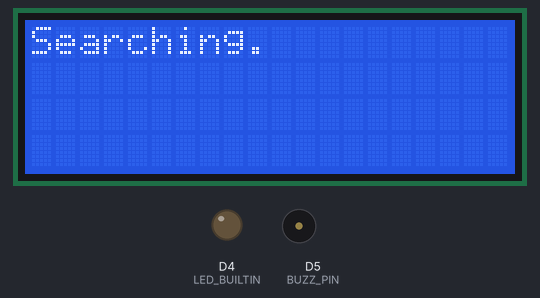
Recording of a sketch running on a simulated ESP8266 (NodeMCU). Shown: 20×4 character LCD, output pins drawn as LEDs (lit = HIGH, except the on-board LED, lit = LOW), buzzer (waves = sounding, pin HIGH). WiFi joins after 1.5 s; servers stay silent unless stated; the local clock reads 2024-03-15 10:24:30 at power-on unless the sketch sets it; what the sketch prints to the serial monitor is not drawn.

Above: at 1.9 s.
At 2.9 s:
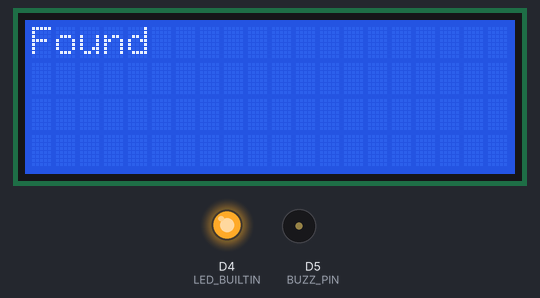
At 3.5 s:
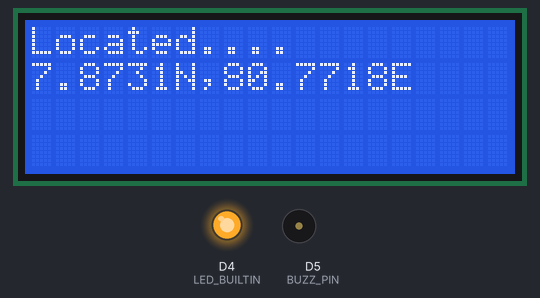
At 5.3 s:
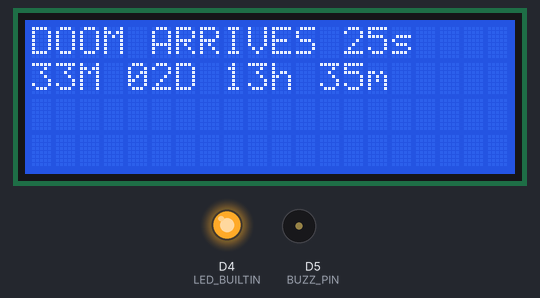
Timing chart, 0 to 40.0 s (numbered marks = the images above):
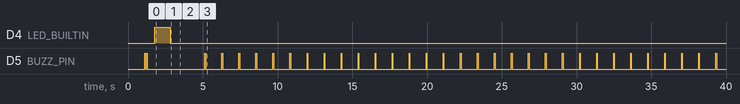

Measured:
- by itself, D5 (BUZZ_PIN): goes LOW 0.05 s, HIGH 0.05 s, LOW 3.9 s, 30 × (HIGH 0.05 s, LOW 1.1 s), HIGH 0.05 s, then LOW
- what the display in image 2 shows lasts 0.5 s, from 3.5 s to 4.0 s

The sketch:

NodeMCU-Fetch-to-LCD-Test.ino
```cpp
/*
   AVENGERS: DOOMSDAY COUNTDOWN
   NodeMCU ESP8266 - Fetch to LCD Test

   Release Date: August 23, 2026

   Features:
   - Connects to WiFi
   - Gets current time from Internet using NTP
   - Displays US Time
   - Calculates remaining:
       DAYS : HOURS : MINUTES : SECONDS
   - Display the fetched data on the LCD
   - Buzzer control function added

   Fixes:
   - Zero digit error fixed. Now it shows 01 instead 1.

*/

#include <ESP8266WiFi.h>
#include <time.h>
#include <Wire.h>
#include <LiquidCrystal_I2C.h>
#define BUZZ_PIN D5 // Buzzer Pin
LiquidCrystal_I2C lcd(0x27,20,4);  // set the LCD address to 0x27 for a 16 chars and 2 line display
int test = 0;
// ======================================================
// WIFI SETTINGS
// ======================================================

const char* ssid = "SLT-Fiber-2.4G_8750"; // SSID of the WiFi
const char* password = "hard7767"; // Password of the WiFi
// ======================================================
// NTP SETTINGS
// ======================================================

const char* ntpServer1 = "pool.ntp.org";
const char* ntpServer2 = "time.google.com";
const char* ntpServer3 = "time.cloudflare.com";


// ======================================================
// USA EASTERN TIME SETTINGS
// ======================================================
//
// New York / USA Eastern Time
//
// Automatically switches between:
//
// EST = UTC - 5
// EDT = UTC - 4
//
// DST Rules:
// Starts: Second Sunday in March
// Ends:   First Sunday in November
//

const char* TIMEZONE = "EST5EDT,M3.2.0,M11.1.0";


// ======================================================
// AVENGERS: DOOMSDAY RELEASE TIME
// ======================================================
//
// December 18, 2026
// 00:00:00 USA Eastern Time
//
// December 18 is during EST.
//
// EST = UTC - 5
//
// Therefore:
//
// December 18, 2026 00:00 EST
// =
// December 18, 2026 05:00 UTC
//
// Unix Timestamp:
// 1797570000
//

const time_t DOOMSDAY_RELEASE = 1797570000;


// ======================================================
// FUNCTION DECLARATIONS
// ======================================================

void connectWiFi();

void displayCurrentTime(time_t currentEpoch);

void displayCountdown(time_t currentEpoch);

bool isLeapYear(int year);

int daysInMonth(int month, int year);


// ======================================================
// SETUP
// ======================================================

void setup() {

  Serial.begin(115200);
  lcd.init();                      // initialize the lcd
  lcd.init();
  lcd.backlight();
  delay(1000);
  pinMode(BUZZ_PIN,OUTPUT);
  digitalWrite(BUZZ_PIN,LOW);
  digitalWrite(BUZZ_PIN,HIGH);
  delay(50);
  digitalWrite(BUZZ_PIN,LOW);
  delay(50);
  digitalWrite(BUZZ_PIN,HIGH);
  delay(50);
  digitalWrite(BUZZ_PIN,LOW);
  Serial.println();
  Serial.println("==================================================");
  Serial.println("          AVENGERS: DOOMSDAY COUNTDOWN");
  Serial.println("==================================================");
  Serial.println();

  // ----------------------------------------------------
  // CONNECT TO WIFI
  // ----------------------------------------------------
  connectWiFi();
  // ----------------------------------------------------
  // CONFIGURE INTERNET TIME
  // ----------------------------------------------------
  configTime(
    0,
    0,
    ntpServer1,
    ntpServer2,
    ntpServer3
  );


  // ----------------------------------------------------
  // CONFIGURE USA EASTERN TIME
  // ----------------------------------------------------

  setenv(
    "TZ",
    TIMEZONE,
    1
  );

  tzset();


  // ----------------------------------------------------
  // WAIT FOR NTP SYNCHRONIZATION
  // ----------------------------------------------------

  Serial.print("Synchronizing Internet Time");

  time_t now = time(nullptr);

  while (now < 1000000000) {

    Serial.print(".");

    delay(500);

    now = time(nullptr);
  }

  Serial.println();
  Serial.println();

  Serial.println("Internet Time Synchronized!");

  Serial.println();
}


// ======================================================
// MAIN LOOP
// ======================================================

void loop() {
  SHOWDOWN();
  lcd.backlight();
  time_t now = time(nullptr);
  // Display current USA Eastern Time
  displayCurrentTime(now);

  // Display Avengers: Doomsday Countdown
  displayCountdown(now);

  Serial.println(
    "--------------------------------------------------"
  );

  delay(1000);
}


// ======================================================
// CONNECT TO WIFI
// ======================================================

void connectWiFi() {
  int cnt = 9;
  pinMode(LED_BUILTIN,OUTPUT);
  Serial.print("Connecting to WiFi: ");
  Serial.println(ssid);

  WiFi.mode(WIFI_STA);

  WiFi.begin(
    ssid,
    password
  );


  while (WiFi.status() != WL_CONNECTED) {

    delay(500);
    lcd.setCursor(0,0);
    lcd.print("Searching");
    lcd.setCursor(cnt,0);
    lcd.print(".");
    cnt++;
    Serial.print(".");
    digitalWrite(LED_BUILTIN,HIGH);
  }


  Serial.println();
  Serial.println();

  Serial.println("WiFi Connected!");
  digitalWrite(LED_BUILTIN,LOW);
  lcd.clear();
  lcd.setCursor(0,0);
  for(int i=0;i<=2;i++)
  {
    lcd.print("Found");
    delay(100);
    lcd.clear();
    delay(100);
    lcd.setCursor(0,0);
  }
  Serial.print("IP Address: ");
  lcd.clear();
  lcd.setCursor(0,0);
  lcd.print("Located....");
  lcd.setCursor(0,1);
  lcd.print("7.8731N,80.7718E"); // Coordinates of Sri Lanka :) :p
  Serial.println(
    WiFi.localIP()
  );

  Serial.println();
  delay(500);
  lcd.clear();
  delay(100);

}


// ======================================================
// DISPLAY CURRENT USA EASTERN TIME
// ======================================================

void displayCurrentTime(time_t currentEpoch) {

  struct tm* timeInfo;

  timeInfo = localtime(
    &currentEpoch
  );


  char timeBuffer[40];


  // Example:
  // 2026-08-23 08:50:35 EDT

  strftime(
    timeBuffer,
    sizeof(timeBuffer),
    "%Y-%m-%d %H:%M:%S %Z",
    timeInfo
  );


  Serial.print(
    "Current USA Eastern Time : "
  );

  Serial.println(
    timeBuffer
  );
}


// ======================================================
// CHECK LEAP YEAR
// ======================================================

bool isLeapYear(int year) {

  return (
    (year % 400 == 0) ||
    (
      (year % 4 == 0) &&
      (year % 100 != 0)
    )
  );
}


// ======================================================
// GET NUMBER OF DAYS IN MONTH
// ======================================================

int daysInMonth(
  int month,
  int year
) {

  switch (month) {

    case 1:
      return 31;

    case 2:

      if (isLeapYear(year)) {
        return 29;
      }
      else {
        return 28;
      }

    case 3:
      return 31;

    case 4:
      return 30;

    case 5:
      return 31;

    case 6:
      return 30;

    case 7:
      return 31;

    case 8:
      return 31;

    case 9:
      return 30;

    case 10:
      return 31;

    case 11:
      return 30;

    case 12:
      return 31;
  }


  return 30;
}


// ======================================================
// DISPLAY AVENGERS: DOOMSDAY COUNTDOWN
// ======================================================

void displayCountdown(time_t currentEpoch) {

  // ----------------------------------------------------
  // CHECK IF COUNTDOWN IS COMPLETE
  // ----------------------------------------------------

  if (
    currentEpoch >= DOOMSDAY_RELEASE
  ) {

    Serial.println();

    Serial.println(
      "=================================================="
    );

    Serial.println(
      "                 DOOMSDAY IS HERE"
    );

    Serial.println(
      "=================================================="
    );

    Serial.println();

    return;
  }


  // ----------------------------------------------------
  // GET CURRENT USA EASTERN TIME
  // ----------------------------------------------------

  struct tm currentTimeData;

  localtime_r(
    &currentEpoch,
    &currentTimeData
  );


  // ----------------------------------------------------
  // CURRENT DATE / TIME
  // ----------------------------------------------------

  int currentYear =
    currentTimeData.tm_year + 1900;

  int currentMonth =
    currentTimeData.tm_mon + 1;

  int currentDay =
    currentTimeData.tm_mday;

  int currentHour =
    currentTimeData.tm_hour;

  int currentMinute =
    currentTimeData.tm_min;

  int currentSecond =
    currentTimeData.tm_sec;


  // ----------------------------------------------------
  // TARGET DATE / TIME
  // ----------------------------------------------------
  //
  // Avengers: Doomsday
  //
  // December 18, 2026
  // 00:00:00 Eastern Time
  //

  int targetYear = 2026;

  int targetMonth = 12;

  int targetDay = 18;

  int targetHour = 0;

  int targetMinute = 0;

  int targetSecond = 0;


  // ----------------------------------------------------
  // CALCULATE SECONDS
  // ----------------------------------------------------

  int seconds =
    targetSecond - currentSecond;


  if (seconds < 0) {

    seconds += 60;

    targetMinute--;
  }


  // ----------------------------------------------------
  // CALCULATE MINUTES
  // ----------------------------------------------------

  int minutes =
    targetMinute - currentMinute;


  if (minutes < 0) {

    minutes += 60;

    targetHour--;
  }


  // ----------------------------------------------------
  // CALCULATE HOURS
  // ----------------------------------------------------

  int hours =
    targetHour - currentHour;


  if (hours < 0) {

    hours += 24;

    targetDay--;
  }


  // ----------------------------------------------------
  // CALCULATE DAYS
  // ----------------------------------------------------

  int days =
    targetDay - currentDay;


  if (days < 0) {

    targetMonth--;


    if (targetMonth == 0) {

      targetMonth = 12;

      targetYear--;
    }


    days += daysInMonth(
      targetMonth,
      targetYear
    );
  }


  // ----------------------------------------------------
  // CALCULATE MONTHS
  // ----------------------------------------------------

  int months =
    ((targetYear - currentYear) * 12)
    +
    (targetMonth - currentMonth);


  // ----------------------------------------------------
  // DISPLAY COUNTDOWN
  // ----------------------------------------------------

  Serial.println();

  Serial.println(
    "             AVENGERS: DOOMSDAY IN"
  );

  Serial.println();


  Serial.println(
    " MONTHS : DAYS : HOURS : MINS : SECS"
  );


  Serial.printf(
    "   %02d   :  %02d  :   %02d  :  %02d  :  %02d\n",
    months,
    days,
    hours,
    minutes,
    seconds
  );
  BUZZ_CON(); // Buzz once.
  // ------------------------------ Printing on LCD.
  if(months < 10){
    lcd.setCursor(0,1);
    lcd.print("0");
    lcd.setCursor(1,1);
    lcd.print(months);
    lcd.setCursor(2,1);
    lcd.print("M");
  }else{
    lcd.setCursor(0,1);
    lcd.print(months);
    lcd.setCursor(2,1);
    lcd.print("M");
  }
  //----------------------------------- Months
  if(days < 10){
    lcd.setCursor(3,1);
    lcd.print(" ");
    lcd.setCursor(4,1);
    lcd.print("0");
    lcd.setCursor(5,1);
    lcd.print(days);
    lcd.setCursor(6,1);
    lcd.print("D");
  }else{
    lcd.setCursor(3,1);
    lcd.print(" ");
    lcd.setCursor(4,1);
    lcd.print(days);
    lcd.setCursor(6,1);
    lcd.print("D");
  }
  //----------------------------------- Days
  if(hours < 10){
    lcd.setCursor(7,1);
    lcd.print(" ");
    lcd.setCursor(8,1);
    lcd.print("0");
    lcd.setCursor(9,1);
    lcd.print(hours);
    lcd.setCursor(10,1);
    lcd.print("h");
  }else{
    lcd.setCursor(7,1);
    lcd.print(" ");
    lcd.setCursor(8,1);
    lcd.print(hours);
    lcd.setCursor(10,1);
    lcd.print("h");
  }
  //----------------------------------- Hours
  if(minutes < 10)
  {
    lcd.setCursor(11,1);
    lcd.print(" ");
    lcd.setCursor(12,1);
    lcd.print("0");
    lcd.setCursor(13,1);
    lcd.print(minutes);
    lcd.setCursor(14,1);
    lcd.print("m");
  }else{
    lcd.setCursor(11,1);
    lcd.print(" ");
    lcd.setCursor(12,1);
    lcd.print(minutes);
    lcd.setCursor(14,1);
    lcd.print("m");
  }
  //----------------------------------- Minutes
  if(seconds < 10)
  {
    lcd.setCursor(13,0);
    lcd.print("0");
    lcd.setCursor(14,0);
    lcd.print(seconds);
    lcd.setCursor(15,0);
    lcd.print("s");
  }else{
    lcd.setCursor(13,0);
    lcd.print(seconds);
    lcd.setCursor(15,0);
    lcd.print("s");
  }
  //----------------------------------- Secs

  Serial.println();
}
// Display the Dimming
void SHOWDOWN()
{
  if(!test)
  {
    for(int i=0;i<=5;i++){
    lcd.backlight();
    delay(50);
    lcd.noBacklight();
    delay(50);
  }
  for(int i=0;i<=1;i++){
    lcd.backlight();
    delay(50);
    lcd.noBacklight();
    delay(50);
  }
  for(int i=0;i<=1;i++){
    lcd.backlight();
    delay(50);
    lcd.noBacklight();
    lcd.clear();
    lcd.setCursor(0,0);
    lcd.print("DOOM ARRIVES");
    delay(50);
    test = 1;
  }
  }
}

// Buzzer Con
void BUZZ_CON(){
  digitalWrite(BUZZ_PIN,HIGH);
  delay(50);
  digitalWrite(BUZZ_PIN,LOW);
  delay(50);
}
```
